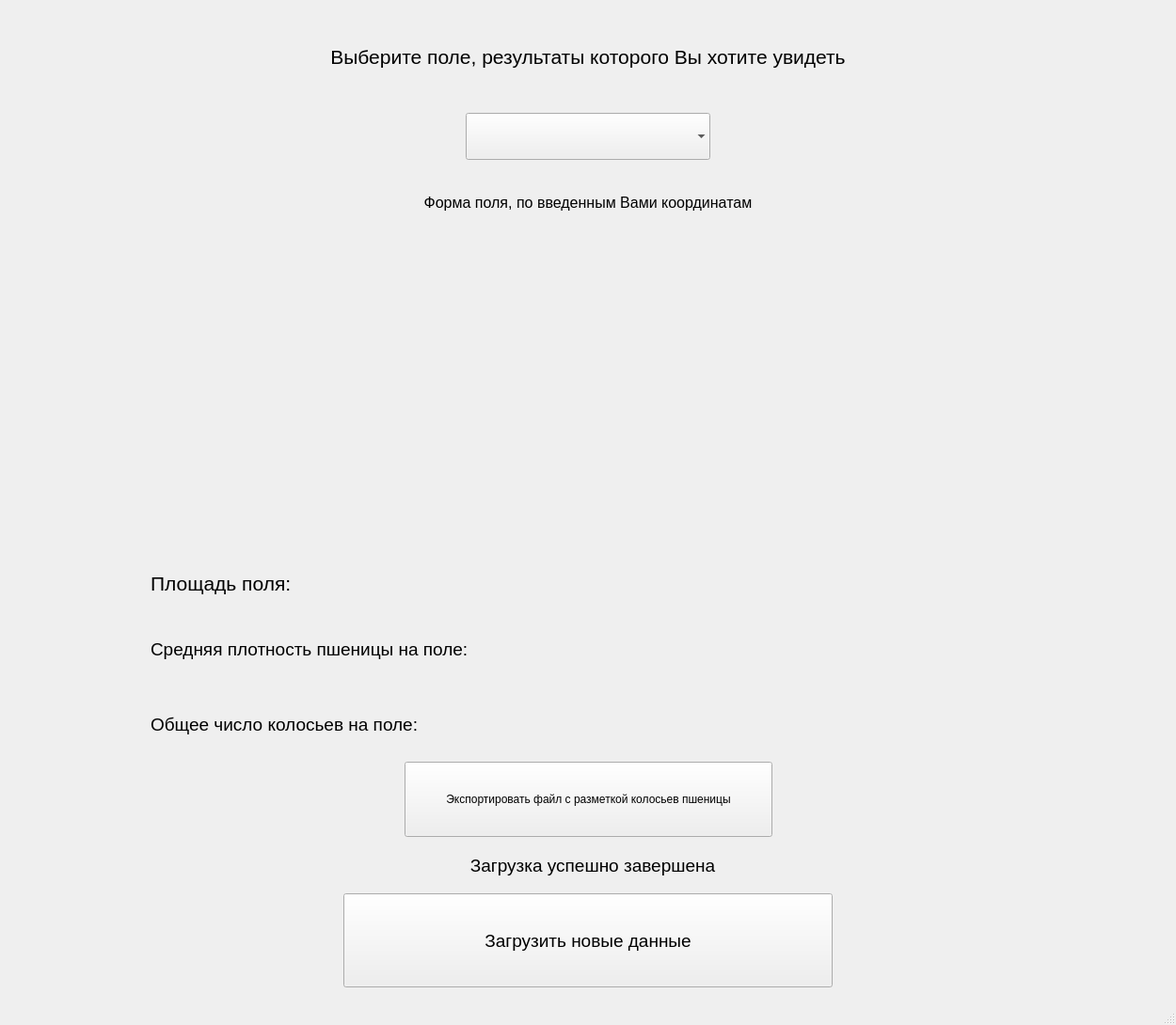
<?xml version="1.0" encoding="UTF-8"?>
<ui version="4.0">
 <class>MainWindow</class>
 <widget class="QMainWindow" name="MainWindow">
  <property name="geometry">
   <rect>
    <x>0</x>
    <y>0</y>
    <width>1250</width>
    <height>1090</height>
   </rect>
  </property>
  <property name="windowTitle">
   <string>WheatDetector</string>
  </property>
  <widget class="QWidget" name="centralwidget">
   <widget class="QLabel" name="lblSquares">
    <property name="geometry">
     <rect>
      <x>160</x>
      <y>590</y>
      <width>930</width>
      <height>60</height>
     </rect>
    </property>
    <property name="font">
     <font>
      <pointsize>16</pointsize>
     </font>
    </property>
    <property name="text">
     <string>Площадь поля:</string>
    </property>
   </widget>
   <widget class="QLabel" name="lblSrPlot">
    <property name="geometry">
     <rect>
      <x>160</x>
      <y>660</y>
      <width>930</width>
      <height>60</height>
     </rect>
    </property>
    <property name="font">
     <font>
      <pointsize>14</pointsize>
     </font>
    </property>
    <property name="text">
     <string>Cредняя плотность пшеницы на поле:</string>
    </property>
   </widget>
   <widget class="QPushButton" name="btnReturn">
    <property name="geometry">
     <rect>
      <x>365</x>
      <y>950</y>
      <width>520</width>
      <height>100</height>
     </rect>
    </property>
    <property name="font">
     <font>
      <pointsize>14</pointsize>
     </font>
    </property>
    <property name="text">
     <string>Загрузить новые данные</string>
    </property>
   </widget>
   <widget class="QLabel" name="lblKol">
    <property name="geometry">
     <rect>
      <x>160</x>
      <y>740</y>
      <width>930</width>
      <height>60</height>
     </rect>
    </property>
    <property name="font">
     <font>
      <pointsize>14</pointsize>
     </font>
    </property>
    <property name="text">
     <string>Общее число колосьев на поле:</string>
    </property>
   </widget>
   <widget class="QComboBox" name="comboBox">
    <property name="geometry">
     <rect>
      <x>495</x>
      <y>120</y>
      <width>260</width>
      <height>50</height>
     </rect>
    </property>
    <property name="font">
     <font>
      <pointsize>14</pointsize>
     </font>
    </property>
    <property name="editable">
     <bool>false</bool>
    </property>
    <property name="sizeAdjustPolicy">
     <enum>QComboBox::AdjustToMinimumContentsLengthWithIcon</enum>
    </property>
    <property name="frame">
     <bool>false</bool>
    </property>
   </widget>
   <widget class="QLabel" name="label">
    <property name="geometry">
     <rect>
      <x>260</x>
      <y>30</y>
      <width>730</width>
      <height>60</height>
     </rect>
    </property>
    <property name="font">
     <font>
      <pointsize>16</pointsize>
     </font>
    </property>
    <property name="text">
     <string>Выберите поле, результаты которого Вы хотите увидеть</string>
    </property>
    <property name="alignment">
     <set>Qt::AlignCenter</set>
    </property>
   </widget>
   <widget class="QLabel" name="label_2">
    <property name="geometry">
     <rect>
      <x>395</x>
      <y>195</y>
      <width>460</width>
      <height>40</height>
     </rect>
    </property>
    <property name="font">
     <font>
      <pointsize>12</pointsize>
     </font>
    </property>
    <property name="text">
     <string>Форма поля, по введенным Вами координатам</string>
    </property>
    <property name="alignment">
     <set>Qt::AlignCenter</set>
    </property>
   </widget>
   <widget class="QPushButton" name="btnZagruzka">
    <property name="geometry">
     <rect>
      <x>430</x>
      <y>810</y>
      <width>391</width>
      <height>80</height>
     </rect>
    </property>
    <property name="font">
     <font>
      <pointsize>9</pointsize>
     </font>
    </property>
    <property name="text">
     <string>Экспортировать файл с разметкой колосьев пшеницы</string>
    </property>
   </widget>
   <widget class="QLabel" name="lblDownload">
    <property name="geometry">
     <rect>
      <x>380</x>
      <y>900</y>
      <width>500</width>
      <height>40</height>
     </rect>
    </property>
    <property name="font">
     <font>
      <pointsize>14</pointsize>
     </font>
    </property>
    <property name="text">
     <string>Загрузка успешно завершена</string>
    </property>
    <property name="alignment">
     <set>Qt::AlignCenter</set>
    </property>
   </widget>
  </widget>
  <widget class="QStatusBar" name="statusbar"/>
 </widget>
 <resources/>
 <connections/>
</ui>
